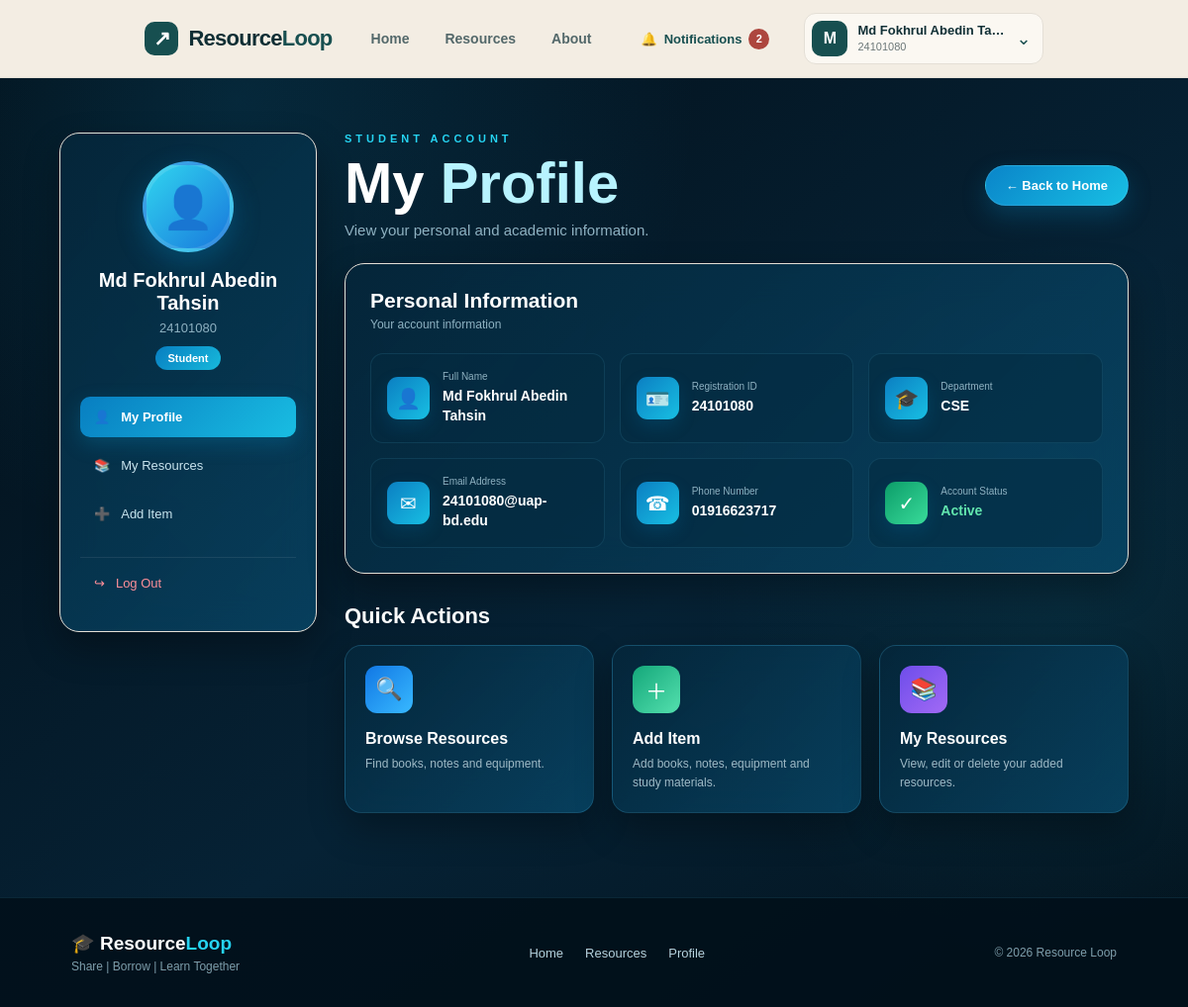
/profile/ (signed in), run on the app's committed database.
### accounts/models.py (models this page shows, shortened)
class Student(models.Model):
    full_name = models.CharField(
        max_length=100
    )
    registration_id = models.CharField(
        max_length=50,
        unique=True
    )
    department = models.CharField(
        max_length=100
    )
    email = models.EmailField(
        unique=True
    )
    phone = models.CharField(
        max_length=15
    )
    password = models.CharField(
        max_length=128
    )

### accounts/views.py (the view, shortened to what this page needs)
# urls.py: path('profile/', views.profile, name='profile'),
def profile(request):
    student_id = request.session.get(
        "student_id"
    )
    student = Student.objects.filter(
        id=student_id
    ).first()
    return render(
        request,
        "profile.html",
        {
            "student": student
        }
    )

### requests_app/context_processors.py (called while the page is built)
def navbar_notifications(request):
    student_id = request.session.get("student_id")
    if not student_id:
        return {"navbar_unread_notifications": 0}
    return {
        "navbar_unread_notifications": WebsiteNotification.objects.filter(
            recipient_id=student_id, is_read=False
        ).count()
    }

### templates/profile.html (shortened to what this page needs)
{% load static %}
<!DOCTYPE html>
<html lang="en">
<head>
    <link
        rel="stylesheet"
        href="{% static 'css/profile.css' %}"
    >
    <link rel="stylesheet" href="{% static 'css/shared_theme.css' %}">
</head>
<body>
{% include 'includes/navbar.html' %}
<section class="profile-section">
    <div class="profile-container">
        <aside class="profile-sidebar">
            <div class="avatar-circle">
                👤
            </div>
            <h2>
                {{ student.full_name }}
            </h2>
            <p class="registration">
                {{ student.registration_id }}
            </p>
            <span class="student-badge">
                Student
            </span>
            <div class="sidebar-menu">
                <a
                    href="{% url 'profile' %}"
                    class="side-active"
                >
                    <span>👤</span>
                    My Profile
                </a>
                <a href="{% url 'my_resources' %}">
                    <span>📚</span>
                    My Resources
                </a>
                <a href="{% url 'add_item' %}">
                    <span>➕</span>
                    Add Item
                </a>
                <a
                    href="{% url 'logout' %}"
                    class="logout"
                >
                    <span>↪</span>
                    Log Out
                </a>
            </div>
        </aside>
        <main class="profile-content">
            <div class="profile-heading">
                <div>
                    <p class="small-title">
                        STUDENT ACCOUNT
                    </p>
                    <h1>
                        My <span>Profile</span>
                    </h1>
                    <p class="heading-text">
                        View your personal and academic information.
                    </p>
                </div>
                <a
                    href="{% url 'home' %}"
                    class="home-button"
                >
                    ← Back to Home
                </a>
            </div>
            <section class="info-card">
                <div class="card-heading">
                    <div>
                        <h2>
                            Personal Information
                        </h2>
                        <p>
                            Your account information
                        </p>
                    </div>
                </div>
                <div class="info-grid">
                    <div class="info-box">
                        <div class="info-icon">
                            👤
                        </div>
                        <div>
                            <p class="label">
                                Full Name
                            </p>
                            <h3>
                                {{ student.full_name }}
                            </h3>
                        </div>
                    </div>
                    <div class="info-box">
                        <div class="info-icon">
                            🪪
                        </div>
                        <div>
                            <p class="label">
                                Registration ID
                            </p>
                            <h3>
                                {{ student.registration_id }}
                            </h3>
                        </div>
                    </div>
                    <div class="info-box">
                        <div class="info-icon">
                            🎓
                        </div>
                        <div>
                            <p class="label">
                                Department
                            </p>
                            <h3>
                                {{ student.department }}
                            </h3>
                        </div>
                    </div>
                    <div class="info-box">
                        <div class="info-icon">
                            ✉
                        </div>
                        <div>
                            <p class="label">
                                Email Address
                            </p>
                            <h3>
                                {{ student.email }}
                            </h3>
                        </div>
                    </div>
                    <div class="info-box">
                        <div class="info-icon">
                            ☎
                        </div>
                        <div>
                            <p class="label">
                                Phone Number
                            </p>
                            <h3>
                                {{ student.phone|default:"Not provided" }}
                            </h3>
                        </div>
                    </div>
                    <div class="info-box">
                        <div class="info-icon status-icon">
                            ✓
                        </div>
                        <div>
                            <p class="label">
                                Account Status
                            </p>
                            <h3 class="verified">
                                Active
                            </h3>
                        </div>
                    </div>
                </div>
            </section>
            <section class="quick-section">
                <h2>
                    Quick Actions
                </h2>
                <div class="quick-grid">
                    <a
                        href="{% url 'resources' %}"
                        class="quick-card"
                    >
                        <div class="quick-icon search-icon">
                            🔍
                        </div>
                        <div>
                            <h3>
                                Browse Resources
                            </h3>
                            <p>
                                Find books, notes and equipment.
                            </p>
                        </div>
                    </a>
                    <a
                        href="{% url 'add_item' %}"
                        class="quick-card"
                    >
                        <div class="quick-icon add-icon">
                            ＋
                        </div>
                        <div>
                            <h3>
                                Add Item
                            </h3>
                            <p>
                                Add books, notes, equipment and study materials.
                            </p>
                        </div>
                    </a>
                    <a
                        href="{% url 'my_resources' %}"
                        class="quick-card"
                    >
                        <div class="quick-icon resource-icon">
                            📚
                        </div>
                        <div>
                            <h3>
                                My Resources
                            </h3>
                            <p>
                                View, edit or delete your added resources.
                            </p>
                        </div>
                    </a>
                </div>
            </section>
        </main>
    </div>
</section>
<footer>
    <div class="footer-brand">
        <h2>
            🎓 Resource<span>Loop</span>
        </h2>
        <p>
            Share | Borrow | Learn Together
        </p>
    </div>
    <div class="footer-links">
        <a href="{% url 'home' %}">
            Home
        </a>
        <a href="{% url 'resources' %}">
            Resources
        </a>
        <a href="{% url 'profile' %}">
            Profile
        </a>
    </div>
    <div class="copyright">
        © 2026 Resource Loop
    </div>
</footer>
</body>
</html>

### static/css/shared_theme.css (style rules this page uses)
:root { --rl-bg:#F6F1E8; --rl-nav:#F3EDE3; --rl-ink:#102F35; --rl-teal:#174F50; --rl-green:#DCEBE3; --rl-peach:#F8E8DA; --rl-border:#E4DFD6; }
html { scroll-behavior:smooth; }
body { background-color:var(--rl-bg); color:var(--rl-ink); }
body .form-box,body .request-card,body .resource-card,body .info-card,body .contact-card,body .detail-card,body .profile-sidebar,body .stat-card,body .card,body .filter-box { border-color:var(--rl-border); }

### data on the page
Student: full_name "Md Fokhrul Abedin Tahsin", registration_id "24101080", department "CSE", email "24101080@uap-bd.edu", phone "01916623717"

### other printed values
{{ navbar_unread_notifications }} "2"
{{ request.session.full_name|default:'S'|slice:':1'|upper }} "M"
{{ request.session.full_name|default:'Student' }} "Md Fokhrul Abedin Ta…"
{{ request.session.registration_id|default:'Student ID' }} "24101080"
